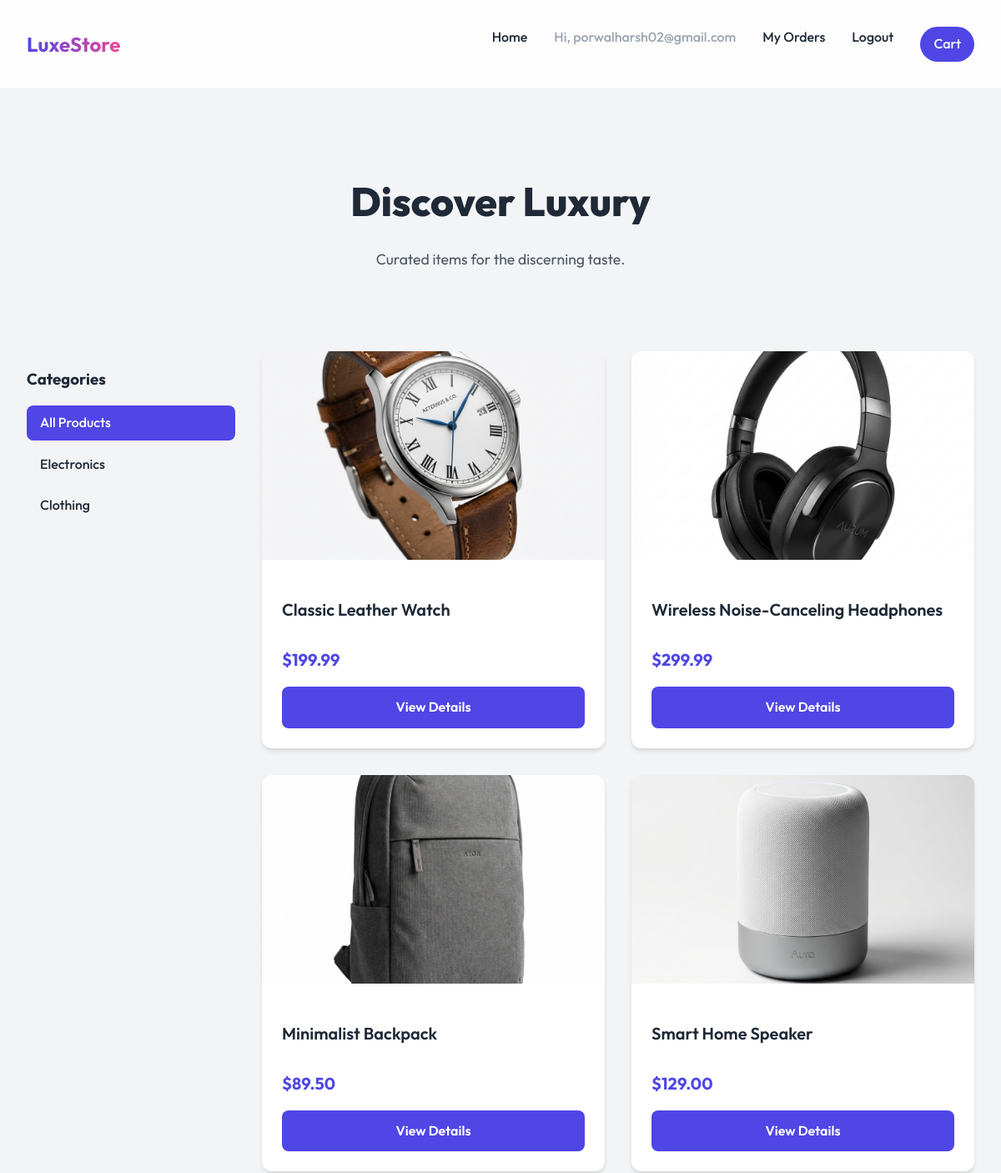
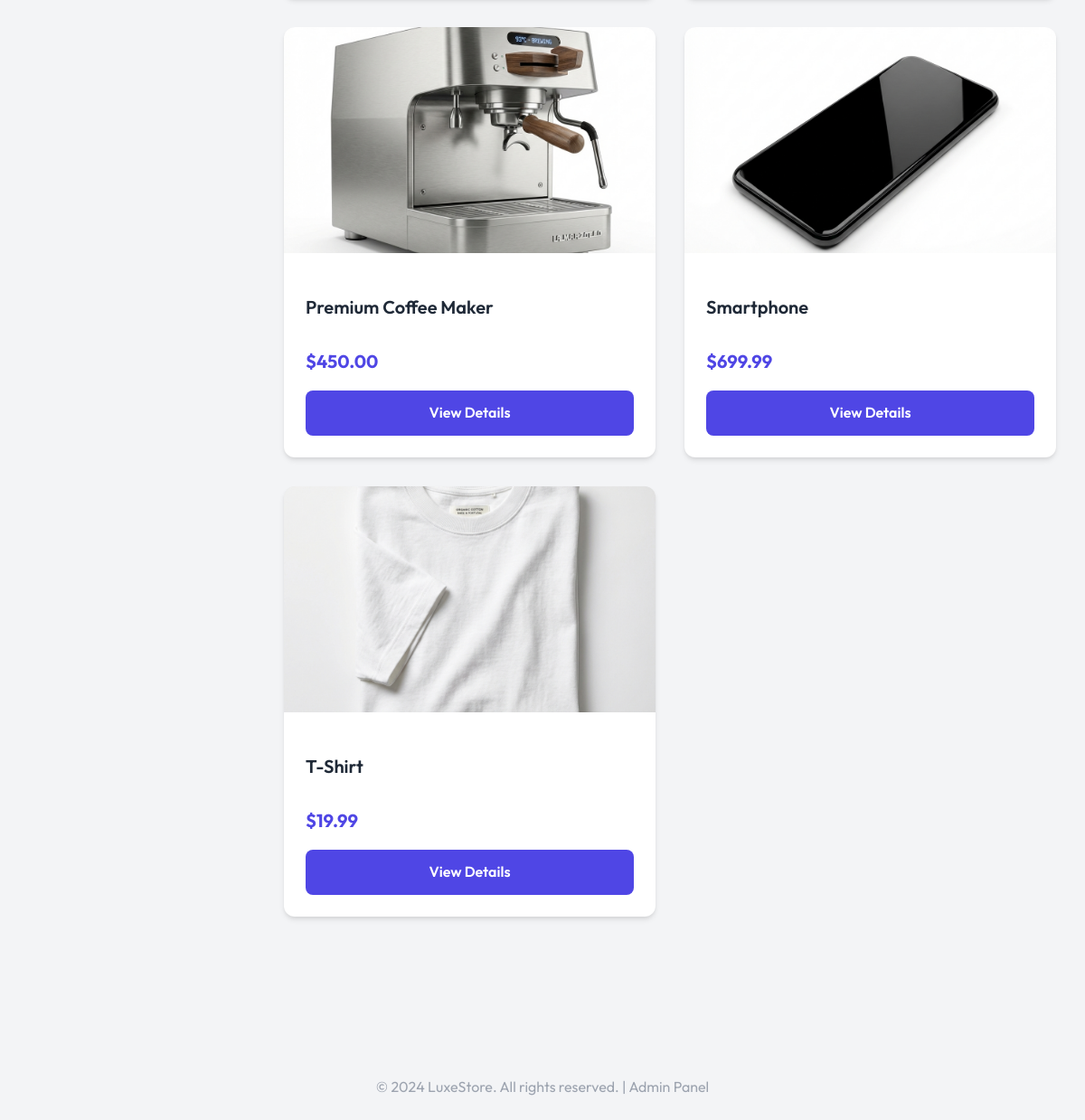
Screenshot of / (signed in) with the database file from the repository (2 pictures, top to bottom).
### shop/models.py (models this page shows, shortened)
class Category(models.Model):
    name = models.CharField(max_length=200)
    class Meta:
        verbose_name_plural = 'Categories'

class Product(models.Model):
    category = models.ForeignKey(Category, on_delete=models.SET_NULL, null=True, blank=True)
    name = models.CharField(max_length=200)
    price = models.DecimalField(max_digits=10, decimal_places=2)
    description = models.TextField()
    image = models.ImageField(upload_to='products/', blank=True, null=True)

### shop/views.py (the view)
# urls.py: path('', views.product_list, name='product_list'),
def product_list(request):
    category_id = request.GET.get('category')
    categories = Category.objects.all()
    if category_id:
        products = Product.objects.filter(category_id=category_id)
    else:
        products = Product.objects.all()
    cart = _get_cart(request) # To show cart count if needed
    return render(request, 'shop/product_list.html', {
        'products': products,
        'cart': cart,
        'categories': categories,
        'selected_category': int(category_id) if category_id else None
    })

### shop/views.py (called while the page is built)
def _get_cart(request):
    session_key = request.session.session_key
    if not session_key:
        request.session.create()
        session_key = request.session.session_key
    cart, created = Cart.objects.get_or_create(session_key=session_key)
    return cart

### shop/templates/shop/product_list.html (shortened to what this page needs)
{% extends 'shop/base.html' %}
{% block content %}
<header>
    <h1>Discover Luxury</h1>
    <p class="description">Curated items for the discerning taste.</p>
</header>
<div class="shop-container" style="display: flex; gap: 2rem;">
    <aside style="width: 250px; flex-shrink: 0;">
        <h3 style="margin-bottom: 1rem;">Categories</h3>
        <ul class="category-list">
            <li>
                <a href="{% url 'product_list' %}" class="{% if not selected_category %}active{% endif %}">
                    All Products
                </a>
            </li>
            {% for category in categories %}
            <li>
                <a href="?category={{ category.id }}"
                    class="{% if selected_category == category.id %}active{% endif %}">
                    {{ category.name }}
                </a>
            </li>
            {% endfor %}
        </ul>
    </aside>
    <div style="flex-grow: 1;">
        <div class="product-grid">
            {% for product in products %}
            <a href="{% url 'product_detail' product.pk %}" class="product-card">
                {% if product.image %}
                <img src="{{ product.image.url }}" alt="{{ product.name }}" class="product-image">
                {% else %}
                <div class="product-image"></div>
                {% endif %}
                <div class="product-info">
                    <h3 class="product-title">{{ product.name }}</h3>
                    <p class="product-price">${{ product.price }}</p>
                    <span class="btn">View Details</span>
                </div>
            </a>
            {% empty %}
            <p style="text-align: center; grid-column: 1/-1;">No products found in this category.</p>
            {% endfor %}
        </div>
    </div>
</div>
{% endblock %}

### shop/templates/shop/base.html (shortened to what this page needs)
{% load static %}
<!DOCTYPE html>
<html lang="en">
<head>
    <link rel="stylesheet" href="{% static 'shop/style.css' %}">
</head>
<body>
    <nav>
        <div class="container nav-content">
            <a href="{% url 'product_list' %}" class="logo">LuxeStore</a>
            <ul class="nav-links">
                <li><a href="{% url 'product_list' %}">Home</a></li>
                {% if user.is_authenticated %}
                <li><span style="color: var(--gray);">Hi, {{ user.username }}</span></li>
                <li><a href="{% url 'order_list' %}">My Orders</a></li>
                <li><a href="{% url 'logout' %}">Logout</a></li>
                {% else %}
                <li><a href="{% url 'login' %}">Login</a></li>
                <li><a href="{% url 'register' %}">Register</a></li>
                {% endif %}
                <li>
                    <a href="{% url 'cart_detail' %}" class="cart-link">
                        Cart
                    </a>
                </li>
            </ul>
        </div>
    </nav>
    <main class="container">
        {% block content %}{% endblock %}
    </main>
    <footer style="text-align: center; padding: 2rem 0; margin-top: 4rem; color: var(--gray);">
        <p>&copy; 2024 LuxeStore. All rights reserved. | <a href="{% url 'admin:index' %}"
                style="color: var(--gray); text-decoration: none;">Admin Panel</a></p>
    </footer>
</body>
</html>

### shop/static/shop/style.css (style rules this page uses)
:root { --primary: #4f46e5; --primary-dark: #4338ca; --secondary: #ec4899; --dark: #1f2937; --light: #f3f4f6; --white: #ffffff; --gray: #9ca3af; --success: #10b981; --border-radius: 12px; --shadow: 0 4px 6px -1px rgba(0, 0, 0, 0.1), 0 2px 4px -1px rgba(0, 0, 0, 0.06); --shadow-lg: 0 10px 15px -3px rgba(0, 0, 0, 0.1), 0 4px 6px -2px rgba(0, 0, 0, 0.05); --font-main: 'Outfit', sans-serif; }
body { font-family: var(--font-main); background-color: var(--light); color: var(--dark); margin: 0; line-height: 1.6; }
a { text-decoration: none; color: inherit; transition: color 0.3s ease; }
ul { list-style: none; padding: 0; }
.container { max-width: 1200px; margin: 0 auto; padding: 0 2rem; }
nav { background: rgba(255, 255, 255, 0.8); backdrop-filter: blur(10px); border-bottom: 1px solid rgba(0,0,0,0.05); position: sticky; top: 0; z-index: 100; padding: 1rem 0; }
.nav-content { display: flex; justify-content: space-between; align-items: center; }
.logo { font-size: 1.5rem; font-weight: 700; background: linear-gradient(to right, var(--primary), var(--secondary)); -webkit-background-clip: text; -webkit-text-fill-color: transparent; }
.nav-links { display: flex; gap: 2rem; font-weight: 500; }
.cart-link { display: flex; align-items: center; gap: 0.5rem; background: var(--primary); color: var(--white); padding: 0.5rem 1rem; border-radius: 50px; transition: transform 0.2s; }
header { text-align: center; padding: 4rem 0; }
h1 { font-size: 3rem; margin-bottom: 1rem; font-weight: 800; }
.product-grid { display: grid; grid-template-columns: repeat(auto-fill, minmax(280px, 1fr)); gap: 2rem; padding-bottom: 4rem; }
.product-card { background: var(--white); border-radius: var(--border-radius); overflow: hidden; box-shadow: var(--shadow); transition: transform 0.3s ease, box-shadow 0.3s ease; display: flex; flex-direction: column; }
.product-image { height: 250px; width: 100%; object-fit: cover; background: #e5e7eb; }
.product-info { padding: 1.5rem; flex-grow: 1; display: flex; flex-direction: column; }
.product-title { font-size: 1.25rem; font-weight: 600; margin-bottom: 0.5rem; }
.product-price { font-size: 1.25rem; color: var(--primary); font-weight: 700; margin-bottom: 1rem; }
.btn { display: inline-block; padding: 0.75rem 1.5rem; background: var(--primary); color: var(--white); border-radius: 8px; font-weight: 600; text-align: center; border: none; cursor: pointer; transition: background 0.3s; margin-top: auto; }
.description { color: #4b5563; font-size: 1.1rem; margin-bottom: 2rem; }

### shop/templates/shop/product_list.html (style rules this page uses)
.category-list li { margin-bottom: 0.5rem; }
.category-list a { display: block; padding: 0.5rem 1rem; border-radius: 8px; color: var(--dark); font-weight: 500; }
.category-list a:hover, .category-list a.active { background-color: var(--primary); color: var(--white); }

### rows the page displays
Category: name "Electronics"
Category: name "Clothing"
Product: image (picture), name "Classic Leather Watch", price "199.99"
Product: image (picture), name "Wireless Noise-Canceling Headphones", price "299.99"
Product: image (picture), name "Minimalist Backpack", price "89.50"
Product: image (picture), name "Smart Home Speaker", price "129.00"
Product: image (picture), name "Premium Coffee Maker", price "450.00"
Product: image (picture), name "Smartphone", price "699.99"
Product: image (picture), name "T-Shirt", price "19.99"

### other values shown
{{ user.username }} "porwalharsh02@gmail.com"
